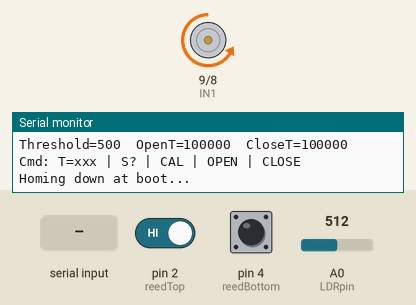
The sketch below on a simulated Arduino Uno, built with avr-gcc and run on an emulated ATmega328P. On the bench: motor-driver pin pairs drawn as motors (green arrow = first pin HIGH = forward, orange = second pin HIGH = backward, longer = more drive, scaled by the enable pin), the last lines printed to the serial monitor. Inputs (shaded band) come from the test bench; at power-on: pin 4 (reedBottom) HIGH, pin 2 (reedTop) HIGH, A0 (LDRpin) = 512.

Above: at 0.9 s.
1.0 s: pin 4 (reedBottom) pulled LOW for 0.15 s
At 1.8 s:
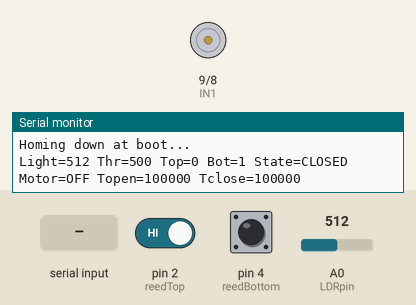
3.6 s: "OPEN\n" received over Serial
At 4.1 s:
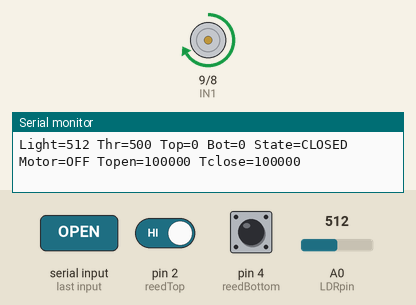
5.2 s: pin 2 (reedTop) driven LOW
At 5.9 s:
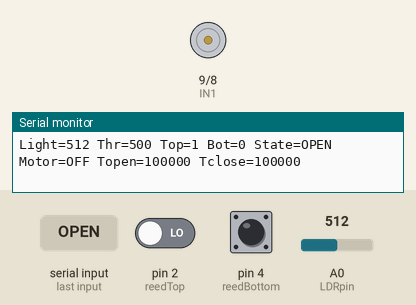
11.9 s: "CLOSE\n" received over Serial
At 12.9 s:
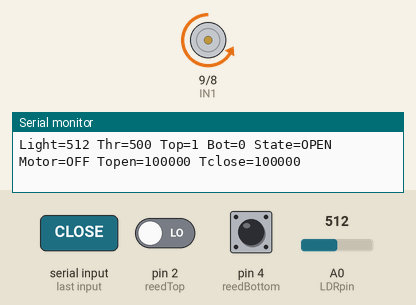
Timing chart, 0 to 14.6 s (numbered marks = the images above; inputs shaded):
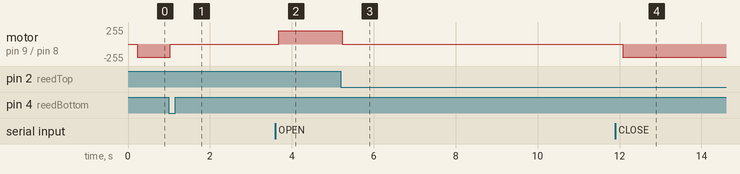

The sketch:

chickens.ino
```cpp
#include <Arduino.h>
#include <EEPROM.h>

// ---------- Types (MOET bovenaan) ----------
typedef struct {
  bool top;
  bool bottom;
} Reeds;

// ---------- Forward declarations (veilig op Arduino IDE) ----------
bool reedRaw(int pin);
bool reedStable(int pin, unsigned long ms = 30);
Reeds readReeds();
void syncStateFromReeds(const Reeds& r);
void printStatus(int lightValue, const Reeds& r);
void handleSerial();
void calibrate();
bool moveTo(bool toOpen);
void updateLightMode(int lightValue);
bool motorActive = false;


// =====================================================
// MINIMALE, ROBUUSTE KIPPENLUIK-CODE (zonder LoRa)
// =====================================================

// -----------------------------
// Pinconfig
// -----------------------------
const int ENA = 10, IN1 = 9, IN2 = 8;
const int reedTop = 2, reedBottom = 4, LDRpin = A0;
const uint8_t PWM_SPEED = 200;

// -----------------------------
// EEPROM adressen
// -----------------------------
const int EEPROM_ADDR_THRESHOLD = 0;
const int EEPROM_ADDR_OPEN_MS   = 4;
const int EEPROM_ADDR_CLOSE_MS  = 8;

// -----------------------------
// Lichtdrempel
// -----------------------------
const int LIGHT_DEFAULT = 500;
int lightThreshold = LIGHT_DEFAULT;

// Hysterese + stabiliteit
const int LIGHT_HYST = 30;
const unsigned long LIGHT_STABLE_MS = 15000UL;

// -----------------------------
// Timeouts
// -----------------------------
const unsigned long DEFAULT_OPEN_MS  = 10000UL;
const unsigned long DEFAULT_CLOSE_MS = 10000UL;
const unsigned long MIN_TIMEOUT_MS   = 100000UL;
const unsigned long MAX_TIMEOUT_MS   = 100000UL;

const float         CAL_MARGIN_FACTOR = 1.25f;
const unsigned long CAL_MARGIN_MS     = 1000UL;

unsigned long maxOpenTime  = DEFAULT_OPEN_MS;
unsigned long maxCloseTime = DEFAULT_CLOSE_MS;

// -----------------------------
// State
// -----------------------------
enum DoorState { UNKNOWN, OPEN, CLOSED, MOVING_UP, MOVING_DOWN, ERROR_STATE };
DoorState state = UNKNOWN;

// -----------------------------
// Motor helpers
// -----------------------------
void motorStop() {
  analogWrite(ENA, 0);
  digitalWrite(IN1, LOW);
  digitalWrite(IN2, LOW);
  motorActive = false;

}
void motorUp() {
  analogWrite(ENA, PWM_SPEED);
  digitalWrite(IN1, HIGH);
  digitalWrite(IN2, LOW);
  motorActive = true;

}
void motorDown() {
  analogWrite(ENA, PWM_SPEED);
  digitalWrite(IN1, LOW);
  digitalWrite(IN2, HIGH);
  motorActive = true;

}

// -----------------------------
// Reed helpers
// -----------------------------
bool reedRaw(int pin) { return digitalRead(pin) == LOW; }

bool reedStable(int pin, unsigned long ms) {
  bool v = reedRaw(pin);
  unsigned long t0 = millis();
  while (millis() - t0 < ms) {
    bool v2 = reedRaw(pin);
    if (v2 != v) { v = v2; t0 = millis(); }
  }
  return v;
}

Reeds readReeds() {
  Reeds r;
  r.top = reedStable(reedTop, 30);
  r.bottom = reedStable(reedBottom, 30);
  return r;
}

// -----------------------------
// EEPROM load/save
// -----------------------------
unsigned long clampTimeout(unsigned long t) {
  if (t < MIN_TIMEOUT_MS) return MIN_TIMEOUT_MS;
  if (t > MAX_TIMEOUT_MS) return MAX_TIMEOUT_MS;
  return t;
}

void saveThreshold(int v) {
  v = constrain(v, 0, 1023);
  EEPROM.put(EEPROM_ADDR_THRESHOLD, v);
  lightThreshold = v;
  Serial.print("Threshold saved: "); Serial.println(lightThreshold);
}

void saveTimes(unsigned long openMs, unsigned long closeMs) {
  openMs = clampTimeout(openMs);
  closeMs = clampTimeout(closeMs);
  EEPROM.put(EEPROM_ADDR_OPEN_MS, openMs);
  EEPROM.put(EEPROM_ADDR_CLOSE_MS, closeMs);
  maxOpenTime = openMs;
  maxCloseTime = closeMs;
  Serial.print("Times saved: open="); Serial.print(maxOpenTime);
  Serial.print(" close="); Serial.println(maxCloseTime);
}

void loadConfig() {
  int thr;
  EEPROM.get(EEPROM_ADDR_THRESHOLD, thr);
  if (thr < 0 || thr > 1023) thr = LIGHT_DEFAULT;
  lightThreshold = thr;

  EEPROM.get(EEPROM_ADDR_OPEN_MS, maxOpenTime);
  EEPROM.get(EEPROM_ADDR_CLOSE_MS, maxCloseTime);

  if (maxOpenTime == 0 || maxOpenTime > 0xFFFFFFUL) maxOpenTime = DEFAULT_OPEN_MS;
  if (maxCloseTime == 0 || maxCloseTime > 0xFFFFFFUL) maxCloseTime = DEFAULT_CLOSE_MS;

  maxOpenTime = clampTimeout(maxOpenTime);
  maxCloseTime = clampTimeout(maxCloseTime);
}

// -----------------------------
// Status / state sync
// -----------------------------
const char* stateStr(DoorState s) {
  switch (s) {
    case OPEN: return "OPEN";
    case CLOSED: return "CLOSED";
    case MOVING_UP: return "MOVING_UP";
    case MOVING_DOWN: return "MOVING_DOWN";
    case ERROR_STATE: return "ERROR";
    default: return "UNKNOWN";
  }
}

void syncStateFromReeds(const Reeds& r) {
  if (r.top && !r.bottom) state = OPEN;
  else if (r.bottom && !r.top) state = CLOSED;
  else if (r.top && r.bottom) state = ERROR_STATE;
}

void printStatus(int lightValue, const Reeds& r) {
  Serial.print("Light="); Serial.print(lightValue);
  Serial.print(" Thr="); Serial.print(lightThreshold);
  Serial.print(" Top="); Serial.print(r.top ? "1" : "0");
  Serial.print(" Bot="); Serial.print(r.bottom ? "1" : "0");
  Serial.print(" State="); Serial.print(stateStr(state));
  Serial.print(" Motor=");
  Serial.print(motorActive ? "ON" : "OFF");
  Serial.print(" Topen="); Serial.print(maxOpenTime);
  Serial.print(" Tclose="); Serial.println(maxCloseTime);
}

// -----------------------------
// Movement with timeout
// -----------------------------
bool moveTo(bool toOpen) {
  unsigned long start = millis();
  unsigned long limit = toOpen ? maxOpenTime : maxCloseTime;
  int stopPin = toOpen ? reedTop : reedBottom;

  state = toOpen ? MOVING_UP : MOVING_DOWN;
  if (toOpen) motorUp(); else motorDown();

  while (millis() - start < limit) {
    if (reedStable(stopPin, 30)) {
      motorStop();
      state = toOpen ? OPEN : CLOSED;
      return true;
    }
    delay(10);
  }

  motorStop();
  state = ERROR_STATE;
  return false;
}

// -----------------------------
// Light decision
// -----------------------------
enum LightMode { LM_UNKNOWN, LM_DAY, LM_NIGHT };
LightMode lightMode = LM_UNKNOWN;
LightMode candidate = LM_UNKNOWN;
unsigned long candidateStart = 0;

void updateLightMode(int lightValue) {
  int openTh  = lightThreshold + LIGHT_HYST;
  int closeTh = lightThreshold - LIGHT_HYST;

  LightMode now;
  if (lightValue > openTh) now = LM_DAY;
  else if (lightValue < closeTh) now = LM_NIGHT;
  else now = LM_UNKNOWN;

  if (now == LM_UNKNOWN) {
    candidate = LM_UNKNOWN;
    candidateStart = 0;
    return;
  }

  if (now != candidate) {
    candidate = now;
    candidateStart = millis();
    return;
  }

  if (candidateStart && (millis() - candidateStart >= LIGHT_STABLE_MS)) {
    lightMode = candidate;
    candidate = LM_UNKNOWN;
    candidateStart = 0;
  }
}

// -----------------------------
// Calibration
// -----------------------------
void calibrate() {
  Serial.println("CAL: start");
  const unsigned long CAL_BACKSTOP = 100000UL;

  Serial.println("CAL: homing down...");
  motorDown();
  unsigned long t0 = millis();
  while (!reedStable(reedBottom, 30)) {
    if (millis() - t0 > CAL_BACKSTOP) {
      motorStop();
      Serial.println("CAL ERROR: bottom reed not reached (homing).");
      state = ERROR_STATE;
      return;
    }
    delay(10);
  }
  motorStop();
  state = CLOSED;
  delay(800);

  Serial.println("CAL: measuring open...");
  motorUp();
  t0 = millis();
  while (!reedStable(reedTop, 30)) {
    if (millis() - t0 > CAL_BACKSTOP) {
      motorStop();
      Serial.println("CAL ERROR: top reed not reached.");
      state = ERROR_STATE;
      return;
    }
    delay(10);
  }
  unsigned long openDur = millis() - t0;
  motorStop();
  state = OPEN;
  Serial.print("CAL: openDur="); Serial.println(openDur);
  delay(800);

  Serial.println("CAL: measuring close...");
  motorDown();
  t0 = millis();
  while (!reedStable(reedBottom, 30)) {
    if (millis() - t0 > CAL_BACKSTOP) {
      motorStop();
      Serial.println("CAL ERROR: bottom reed not reached.");
      state = ERROR_STATE;
      return;
    }
    delay(10);
  }
  unsigned long closeDur = millis() - t0;
  motorStop();
  state = CLOSED;
  Serial.print("CAL: closeDur="); Serial.println(closeDur);

  unsigned long newOpen  = (unsigned long)(openDur  * CAL_MARGIN_FACTOR) + CAL_MARGIN_MS;
  unsigned long newClose = (unsigned long)(closeDur * CAL_MARGIN_FACTOR) + CAL_MARGIN_MS;
  saveTimes(newOpen, newClose);

  Serial.println("CAL: done");
}

// -----------------------------
// Serial commands
// -----------------------------
void handleSerial() {
  if (!Serial.available()) return;

  char line[32];
  int len = Serial.readBytesUntil('\n', line, sizeof(line) - 1);
  if (len <= 0) return;

  if (line[len - 1] == '\r') len--;
  line[len] = '\0';

  char* p = line;
  while (*p == ' ' || *p == '\t') p++;

  if (strncmp(p, "T=", 2) == 0) {
    saveThreshold(atoi(p + 2));
  } else if (strcmp(p, "S?") == 0) {
    int lightValue = analogRead(LDRpin);
    Reeds r = readReeds();
    syncStateFromReeds(r);
    printStatus(lightValue, r);
  } else if (strcmp(p, "CAL") == 0) {
    calibrate();
  } else if (strcmp(p, "OPEN") == 0) {
    moveTo(true);
  } else if (strcmp(p, "CLOSE") == 0) {
    moveTo(false);
  } else {
    Serial.println("Cmd: T=xxx | S? | CAL | OPEN | CLOSE");
  }
}

// -----------------------------
// Setup
// -----------------------------
void setup() {
  pinMode(ENA, OUTPUT);
  pinMode(IN1, OUTPUT);
  pinMode(IN2, OUTPUT);
  pinMode(reedTop, INPUT_PULLUP);
  pinMode(reedBottom, INPUT_PULLUP);

  // Zorg dat motor nooit “zweeft” bij boot
  motorStop();

  Serial.begin(9600);
  delay(100);

  loadConfig();

  Serial.println("Minimal chicken door controller started.");
  Serial.print("Threshold="); Serial.print(lightThreshold);
  Serial.print("  OpenT="); Serial.print(maxOpenTime);
  Serial.print("  CloseT="); Serial.println(maxCloseTime);
  Serial.println("Cmd: T=xxx | S? | CAL | OPEN | CLOSE");

  Reeds r = readReeds();
  syncStateFromReeds(r);
  if (state == UNKNOWN) {
    Serial.println("Homing down at boot...");
    moveTo(false);
  }
}

// -----------------------------
// Main loop
// -----------------------------
void loop() {
  handleSerial();

  int lightValue = analogRead(LDRpin);
  Reeds r = readReeds();

  syncStateFromReeds(r);
  updateLightMode(lightValue);

  if (state != ERROR_STATE) {
    if (lightMode == LM_DAY) {
      if (state != OPEN) moveTo(true);
    } else if (lightMode == LM_NIGHT) {
      if (state != CLOSED) moveTo(false);
    }
  }

  static unsigned long lastStatus = 0;
  if (millis() - lastStatus > 1000UL) {
    printStatus(lightValue, r);
    lastStatus = millis();
  }

  delay(200);
}
```

Measured:
- after the input at 1.0 s, motor on pin 9 (IN1) / pin 8 (IN2): backward 200/255 → stopped at once
- after the input at 3.6 s, motor on pin 9 (IN1) / pin 8 (IN2): stopped → forward 200/255 after 0.08 s
- after the input at 5.2 s, motor on pin 9 (IN1) / pin 8 (IN2): forward 200/255 → stopped at once
- after the input at 11.9 s, motor on pin 9 (IN1) / pin 8 (IN2): stopped → backward 200/255 after 0.18 s
